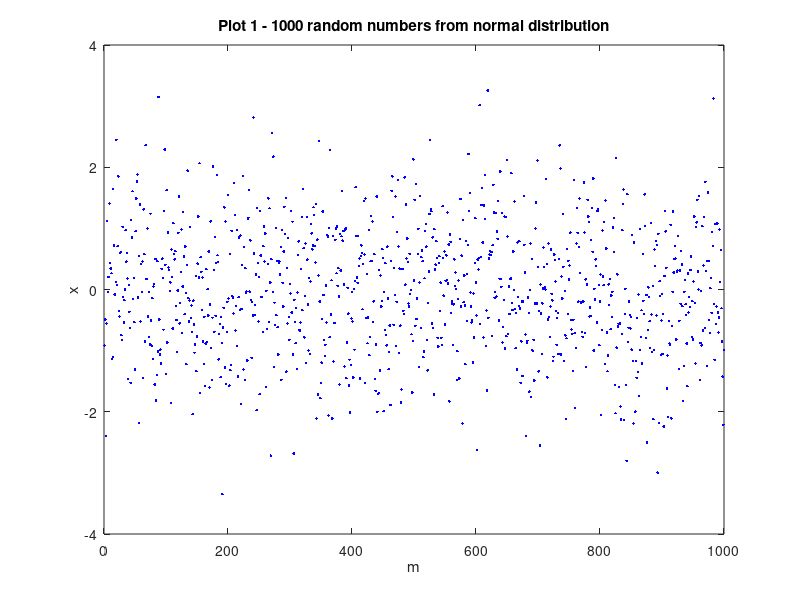

Here is the MATLAB script that generated this plot: (Note: this script raises an error after producing the figure.)
%% Random Variables
% Charitopoulou Despoina 4405

clear;
clf;
clc;
m=1000;
mu=0; % μέση τιμή 
sigma=1; % τυπική απόκλιση
x = normrnd(mu,sigma,m,1); % κανονική κατανομή

figure(1)
plot(x,'b.');
xlabel('m')
ylabel('x')
title('Plot 1 - 1000 random numbers from normal distribution')

figure(2)
histogram(x);
title('Histogram 1 - normal distribution with mu=0 and sigma=1')

m1=sum(x)/m; % μέση τιμή
m2=mean(x); % μέση τιμή με την εντολή mean
s1=sqrt((sum((x-m1).^2))/(m-1)); % τυπική απόκλιση 
s2=(std(x)); % τυπική απόκλιση με την εντολή std

fprintf('Mean value of x is : %g \n',m2)
fprintf('Standard deviation of x is : %g \n',s2)


% πειραματικός προσδιορισμός μέσης τιμής
y=sum(x,m)/m;
figure(3)
plot(y,'b.');
xlabel('m')
ylabel('y')
title('Plot 2 - distribution of mean value')

figure(4)
histogram(y);
title('Histogram 2 - distribution of mean value')

m3=mean(y);
s3=std(y);
sx=s3/sqrt(m); % σφάλμα

figure(5)
plot(x,'b.','DisplayName','Normal Distribution');
hold on
plot(y,'r.','DisplayName','Distribution of Mean Value');
hold off
xlabel('m')
ylabel('x,y')
title('Plot 1 and Plot 2')

fprintf('Mean value of y is : %g \n',m3)
fprintf('Standard deviation of y is : %g \n',s3)
fprintf('Error of y is : %g \n',sx)
